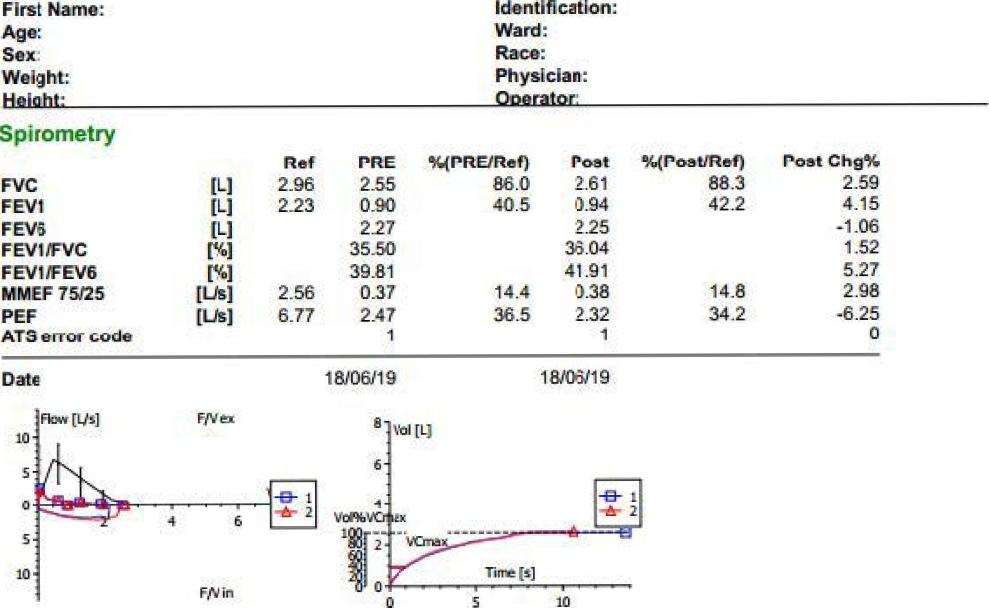
#> input picture clipped_images/FPFI03.png, 3956 x 2430 px (shown at 1/4 size)
$ python bounding.py
#> lines starting #> are read from the running program, lines starting #| are printed output that depends on the picture
import os
import json

import PIL.Image
import cv2
import pytesseract
import numpy as np
import pandas as pd
from tqdm import tqdm
from PIL import Image, ImageEnhance, ImageFilter


# [135 lines left out: functions rotate_correction_visualize, rotate_correction_batch, clip_batch, grid_visualization_1, grid_visualization_2, grid_visualization_3, not called in this run]


def voted_extract(img: PIL.Image.Image) -> str:
    enhancement_factors = [i / 10 for i in range(15, 26, 2)]
    radiuses = [i / 10 for i in range(15, 26, 2)]
    vote_dict = {}

    for enhancement_factor in enhancement_factors:
        for radius in radiuses:
            tmp_img = img.copy()
            smoothed_img = tmp_img.filter(ImageFilter.GaussianBlur(radius))
            enhancer = ImageEnhance.Contrast(smoothed_img)
            enhance_img = enhancer.enhance(enhancement_factor)
            content = pytesseract.image_to_string(enhance_img, lang='eng', config=r'--psm 6 outputbase digits')
            content = content.replace('\n', '').replace(' ', '')

            if content not in vote_dict:
                vote_dict[content] = 0
            else:
                vote_dict[content] += 1

    print(vote_dict)
    max_key = max(vote_dict, key=lambda k: vote_dict[k])
    return max_key


# [87 lines left out: functions extract_png_1, extract_png_2, not called in this run]


def extract_png_3(img_path="", config_path="clipped_grid_3.json"):
#> called with img_path = 'clipped_images/FPFI03.png', config_path = 'clipped_grid_3.json'
    with open(config_path, 'r') as file:
#> (reads clipped_grid_3.json from the repository)
        data = json.load(file)

    X = data["X"]
    Y = data["Y"]

    # enhancement_factor = 1.5
    # radius = 2.3

    img = Image.open(img_path)
#> img is the input picture: PIL image 3956x2430 RGB; mean R, G, B 241.6, 241.7, 241.2
    img = img.resize((3778, 3147))
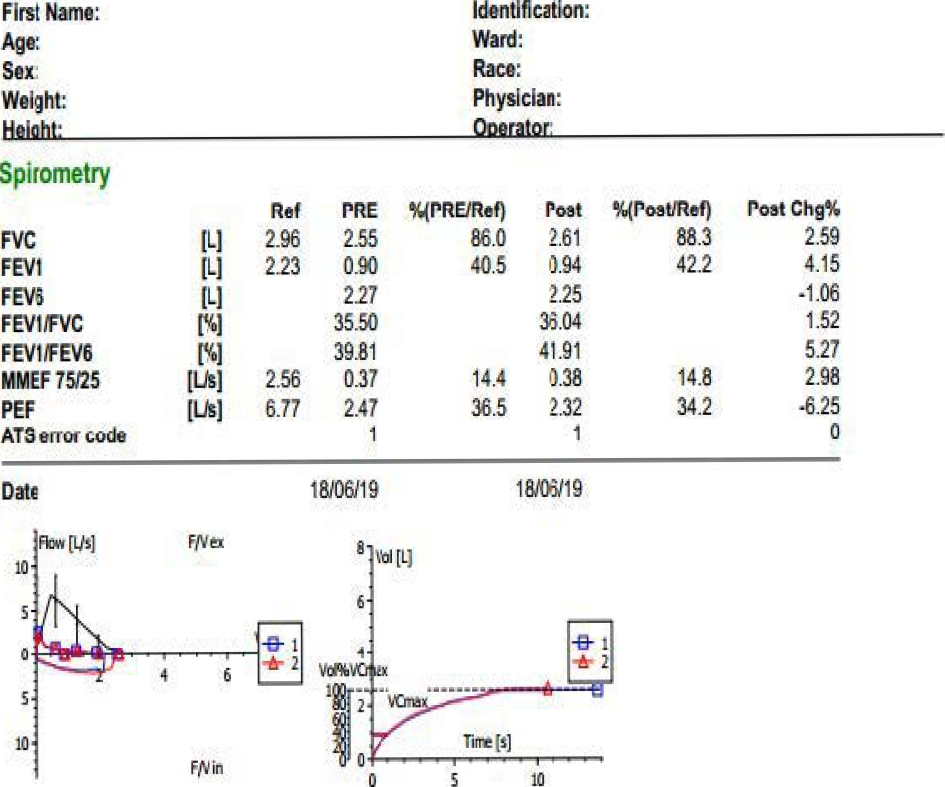
#> img: PIL image 3778x3147 RGB (shown at 1/4 size); mean R, G, B 241.6, 241.7, 241.2
    # smoothed_img = img.filter(ImageFilter.GaussianBlur(radius))
    # enhancer = ImageEnhance.Contrast(smoothed_img)
    # enhance_img = enhancer.enhance(enhancement_factor)

    # 分割並進行辨識 只辨識數字
    result = []
    for x_i, x in enumerate(X[:-1]):
        for y_i, y in enumerate(Y[:-1]):
            cropped_img = img.crop((x, y, X[x_i + 1], Y[y_i + 1]))
            content = voted_extract(cropped_img)
            # content = pytesseract.image_to_string(cropped_img, lang='eng', config=r'--psm 6 outputbase digits')
            result.append(content.replace("\n", ""))
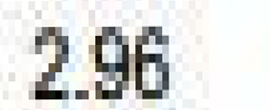
#> cropped_img: PIL image 270x110 RGB; mean R, G, B 219.4, 220.2, 218.9
#> after the loop, result = []

    result = [[result[i * 8 + j] for j in range(8)] for i in range(6)]

    for i in range(6):
        if i == 0 or i == 2 or i == 4:
            result[i][3] = None
            result[i][4] = None
            result[i][7] = None

    file_name = os.path.basename(img_path)
    df = pd.DataFrame(result).T
    df.to_csv(f"output_csvs/{file_name.split('.')[0]}.csv", index=False, header=False)


# [15 lines of commented-out code are left out]
extract_png_3("clipped_images/FPFI03.png")
#> (the call stopped at in voted_extract, `content = pytesseract.image_to_string(enhance_img, lang='eng', config=..`: pytesseract is not available in this run)

# cv2.waitKey()
